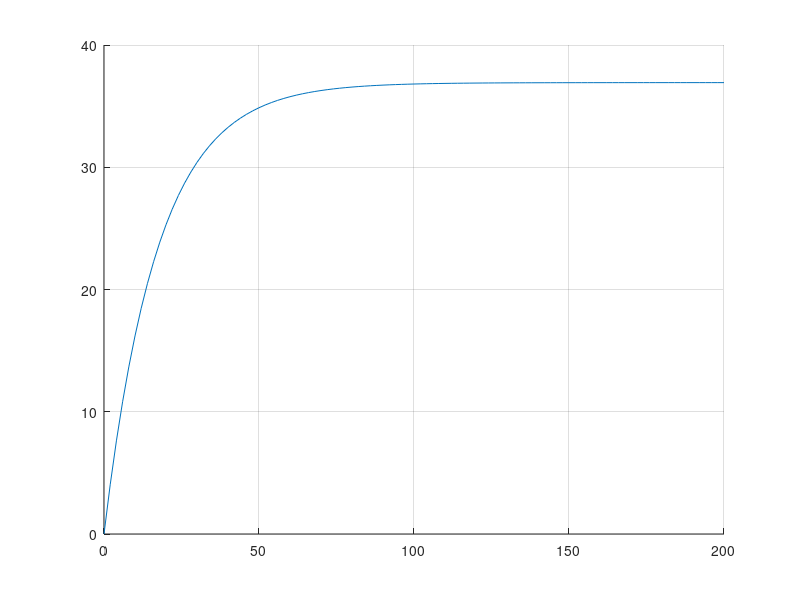

Write the MATLAB code that produced this figure. (Note: this script raises an error after producing the figure.)
clear; clc; close all; s=tf('s'); G=0.8/(45*s+1);
controllers={2, 2+0.05/s, 2+0.05/s+5*s/(0.5*s+1)};
names={'P','PI','PID filtered-D'};
figure; hold on; grid on;
for i=1:numel(controllers)
    T=feedback(controllers{i}*G,1); [y,t]=step(T,200); plot(t,60*y,'DisplayName',names{i});
    fprintf('\n%s\n',names{i}); disp(stepinfo(y,t,1));
end
xlabel('s'); ylabel('Scaled output'); legend;
